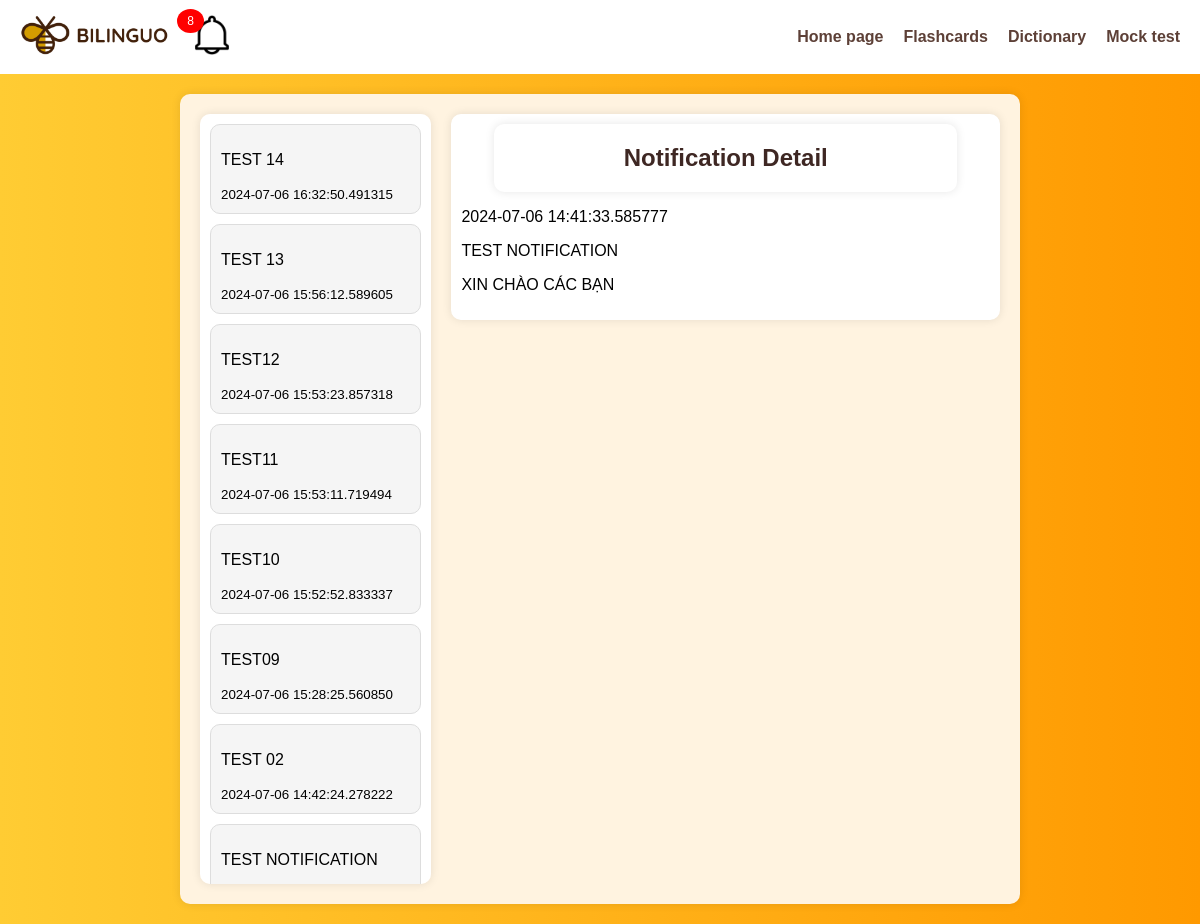
Screenshot of /notification/1 (signed in) with the database file from the repository.
### tables this page shows
CREATE TABLE user_notifications (
        id INTEGER PRIMARY KEY AUTOINCREMENT,
        email TEXT NOT NULL,
        notification_id INTEGER,
        is_read BOOLEAN NOT NULL DEFAULT 0,
        FOREIGN KEY (notification_id) REFERENCES notifications(notification_id)
    );

CREATE TABLE notifications (
        notification_id INTEGER PRIMARY KEY AUTOINCREMENT,
        title TEXT NOT NULL,
        notification_text TEXT NOT NULL,
        created_at TIMESTAMP DEFAULT CURRENT_TIMESTAMP
    );

### app.py (the view)
@app.route('/notification/<int:notification_id>')
def notification(notification_id):
    user_email = session.get('user_email')
    if not user_email:
        return redirect(url_for('signin'))
    with get_db_connection() as conn:
        cur = conn.cursor()
        cur.execute('''
        SELECT n.notification_id, n.title, n.created_at, un.is_read
        FROM notifications n
        JOIN user_notifications un ON n.notification_id = un.notification_id
        WHERE un.email = ?
        ORDER BY n.created_at DESC
        ''', (user_email,))
        notifications = cur.fetchall()
        cur.execute('''
        SELECT n.*, un.is_read FROM notifications n
        JOIN user_notifications un ON n.notification_id = un.notification_id
        WHERE n.notification_id = ? AND un.email = ?
        ''', (notification_id, user_email))
        notification = cur.fetchone()
        if not notification:
            return redirect(url_for('dashboard'))
    return render_template('notification.html', notifications=notifications, notification=notification)

### app.py (called while the page is built)
def get_db_connection():
    conn = sqlite3.connect('database.db', timeout=10)
    conn.row_factory = sqlite3.Row
    return conn

### templates/notification.html (shortened to what this page needs)
<!DOCTYPE html>
<html lang="en">
<head>
    <link rel="stylesheet" href="{{ url_for('static', filename='css/insight_student.css') }}">
</head>
<body>
    <header>
        <div class="logo-container">
            <a href="{{ url_for('dashboard') }}">
                <img src="{{ url_for('static', filename='images/logo.png') }}" alt="Bilinguo Logo" class="logo">
            </a>
            <div class="notice-container">
                <img src="{{ url_for('static', filename='images/notice.png') }}" alt="Notice Icon" class="notice">
                <span class="badge" id="notification-count">{{ notifications|length }}</span>
            </div>
        </div>
        <nav>
            <ul>
                <li><a href="{{ url_for('dashboard') }}">Home page</a></li>
                <li><a href="{{ url_for('flashcards') }}">Flashcards</a></li>
                <li><a href="{{ url_for('dictionary') }}">Dictionary</a></li>
                <li><a href="{{ url_for('mocktest') }}">Mock test</a></li>
            </ul>
        </nav>
    </header>
    <main>
        <div class="notification-container">
            <div class="notification-list">
                {% for notif in notifications %}
                <div class="notification-item {% if notif.is_read %}read{% endif %}" onclick="window.location.href='{{ url_for('notification', notification_id=notif.notification_id) }}'">
                    <p>{{ notif.title }}</p>
                    <small>{{ notif.created_at }}</small>
                </div>
                {% endfor %}
            </div>
            <div class="notification-detail">
                <h2 class="title">Notification Detail</h2>
                <div class="noti">
                    <p>{{ notification.created_at }}</p>
                    <p>{{ notification.title }}</p>
                    <p>{{ notification.notification_text }}</p>
                </div>
            </div>
        </div>
    </main>
</body>
</html>

### static/css/insight_student.css (style rules this page uses)
body { font-family: "Quicksand", sans-serif; margin: 0; padding: 0; background: linear-gradient(to right, #ffcc33, #ff9900); }
header { display: flex; justify-content: space-between; align-items: center; background-color: #FFF; padding: 10px 20px; }
.logo-container { display: flex; align-items: center; gap: 10px; }
.logo { height: 50px; }
.notice { height: 40px; }
nav ul { list-style: none; display: flex; gap: 20px; margin: 0; padding: 0; }
nav a { text-decoration: none; color: #5D4037; font-weight: bold; }
main { display: flex; flex-direction: column; align-items: center; padding: 20px; }
h1, h2 { color: #3E2723; }
ul { list-style: none; padding: 0; }
.badge { position: absolute; top: 1%; right: 83%; background-color: red; color: white; border-radius: 50%; padding: 5px 10px; font-size: 12px; }
.notification-detail { background-color: #fff; padding: 10px; border-radius: 10px; width: 100%; box-shadow: 0 0 10px rgba(0, 0, 0, 0.1); margin-bottom: 20px; }
.notification-container { background-color: #FFF3E0; padding: 20px; border-radius: 10px; box-shadow: 0 0 10px rgba(0, 0, 0, 0.1); width: 80%; max-width: 800px; display: flex; gap: 20px; align-items: flex-start; }
.notification-list { background-color: #FFF; padding: 10px; border-radius: 10px; box-shadow: 0 0 10px rgba(0, 0, 0, 0.1); width: 40%; max-height: 750px; overflow-y: auto; }
.notification-item { background-color: #FFF; border: 1px solid #ddd; padding: 10px; margin-bottom: 10px; border-radius: 10px; cursor: pointer; }
.notification-item.read { background-color: #f5f5f5; }
.title { background-color: #FFF; border-radius: 10px; padding: 20px; width: 80%; box-shadow: 0 0 10px rgba(0, 0, 0, 0.1); text-align: center; display: block; margin: 0 auto; }
.noti { left:0ch; }

### rows the page displays
user_notifications: title "TEST 14", created_at "2024-07-06 16:32:50.491315"
user_notifications: title "TEST 13", created_at "2024-07-06 15:56:12.589605"
user_notifications: title "TEST12", created_at "2024-07-06 15:53:23.857318"
user_notifications: title "TEST11", created_at "2024-07-06 15:53:11.719494"
user_notifications: title "TEST10", created_at "2024-07-06 15:52:52.833337"
user_notifications: title "TEST09", created_at "2024-07-06 15:28:25.560850"
user_notifications: title "TEST 02", created_at "2024-07-06 14:42:24.278222"
user_notifications: title "TEST NOTIFICATION"
notifications: created_at "2024-07-06 14:41:33.585777", title "TEST NOTIFICATION", notification_text "XIN CHÀO CÁC BẠN"

### other values shown
{{ notifications|length }} "8"
